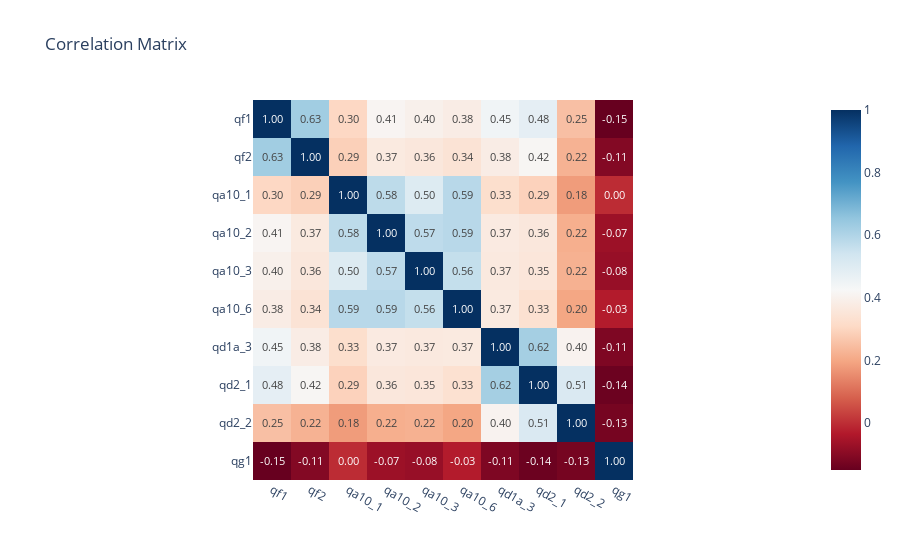

Here is the notebook cell this chart was saved with:
### Code cell
px.imshow(data_selection.corr(), x=data_selection.columns, y=data_selection.columns, color_continuous_scale='RdBu', title='Correlation Matrix', text_auto='.2f')

### Figure 1 — Plotly figure (JSON) as saved in the notebook; plotly's stock layout.template omitted (floating-point values rounded to 4 significant figures)
{"data": [{"coloraxis": "coloraxis", "hovertemplate": "x: %{x}<br>y: %{y}<br>color: %{z}<extra></extra>", "name": "0", "texttemplate": "%{z:.2f}", "type": "heatmap", "x": ["qf1", "qf2", "qa10_1", "qa10_2", "qa10_3", "qa10_6", "qd1a_3", "qd2_1", "qd2_2", "qg1"], "xaxis": "x", "y": ["qf1", "qf2", "qa10_1", "qa10_2", "qa10_3", "qa10_6", "qd1a_3", "qd2_1", "qd2_2", "qg1"], "yaxis": "y", "z": [[1, 0.628, 0.3045, 0.4125, 0.3967, 0.3807, 0.4454, 0.4797, 0.2513, -0.15], [0.628, 1, 0.2863, 0.3701, 0.3593, 0.343, 0.3815, 0.4164, 0.2226, -0.1065], [0.3045, 0.2863, 1, 0.5761, 0.5047, 0.5852, 0.3255, 0.2918, 0.1806, -0.003161], [0.4125, 0.3701, 0.5761, 1, 0.5746, 0.5854, 0.3726, 0.3592, 0.2158, -0.06898], [0.3967, 0.3593, 0.5047, 0.5746, 1, 0.563, 0.3668, 0.3548, 0.2205, -0.07634], [0.3807, 0.343, 0.5852, 0.5854, 0.563, 1, 0.3705, 0.3341, 0.1982, -0.03105], [0.4454, 0.3815, 0.3255, 0.3726, 0.3668, 0.3705, 1, 0.6207, 0.4047, -0.1149], [0.4797, 0.4164, 0.2918, 0.3592, 0.3548, 0.3341, 0.6207, 1, 0.5119, -0.1424], [0.2513, 0.2226, 0.1806, 0.2158, 0.2205, 0.1982, 0.4047, 0.5119, 1, -0.1277], [-0.15, -0.1065, -0.003161, -0.06898, -0.07634, -0.03105, -0.1149, -0.1424, -0.1277, 1]]}], "layout": {"coloraxis": {"colorscale": [[0, "rgb(103,0,31)"], [0.1, "rgb(178,24,43)"], [0.2, "rgb(214,96,77)"], [0.3, "rgb(244,165,130)"], [0.4, "rgb(253,219,199)"], [0.5, "rgb(247,247,247)"], [0.6, "rgb(209,229,240)"], [0.7, "rgb(146,197,222)"], [0.8, "rgb(67,147,195)"], [0.9, "rgb(33,102,172)"], [1, "rgb(5,48,97)"]]}, "title": {"text": "Correlation Matrix"}, "xaxis": {"anchor": "y", "constrain": "domain", "domain": [0, 1], "scaleanchor": "y"}, "yaxis": {"anchor": "x", "autorange": "reversed", "constrain": "domain", "domain": [0, 1]}}}
